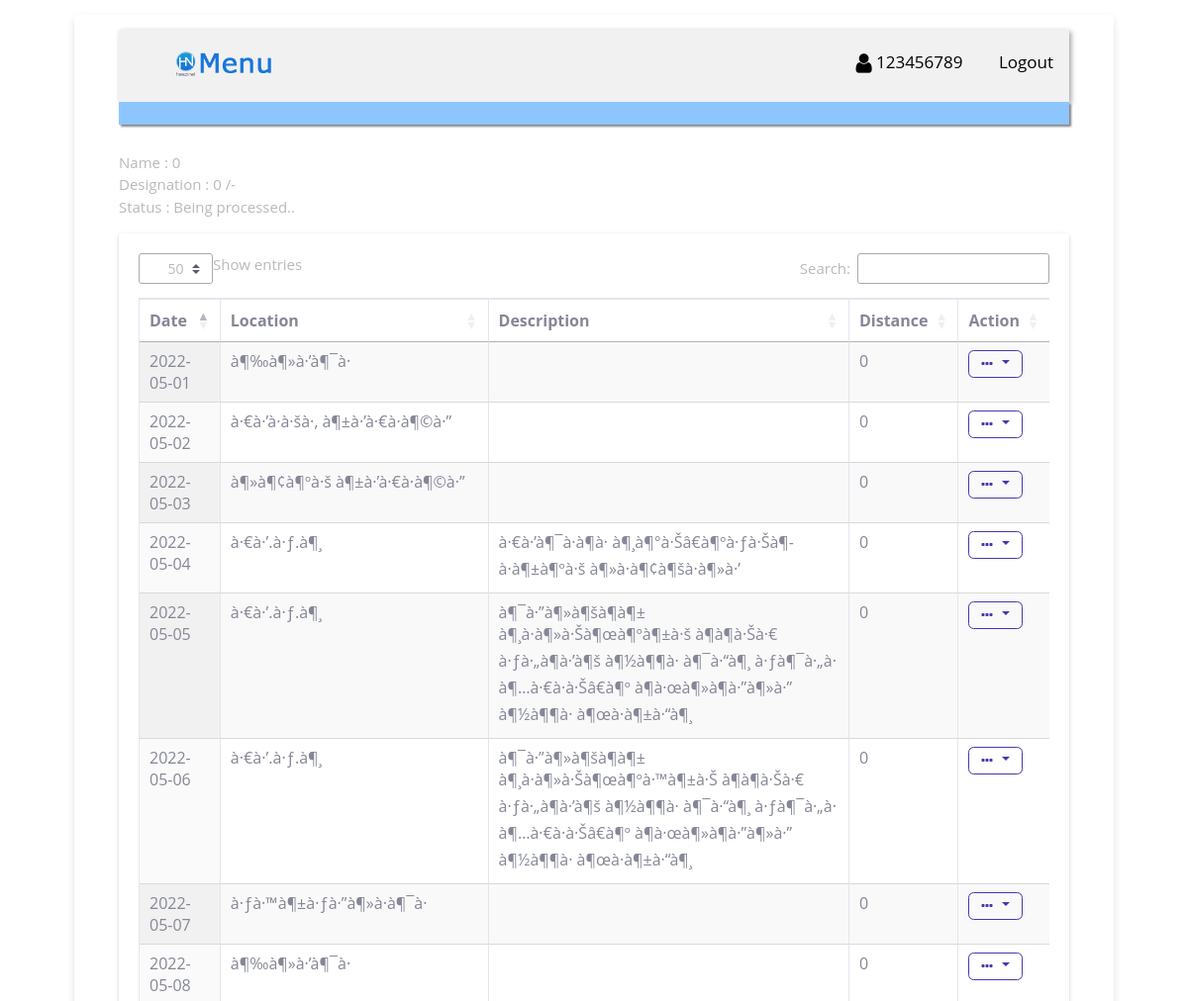
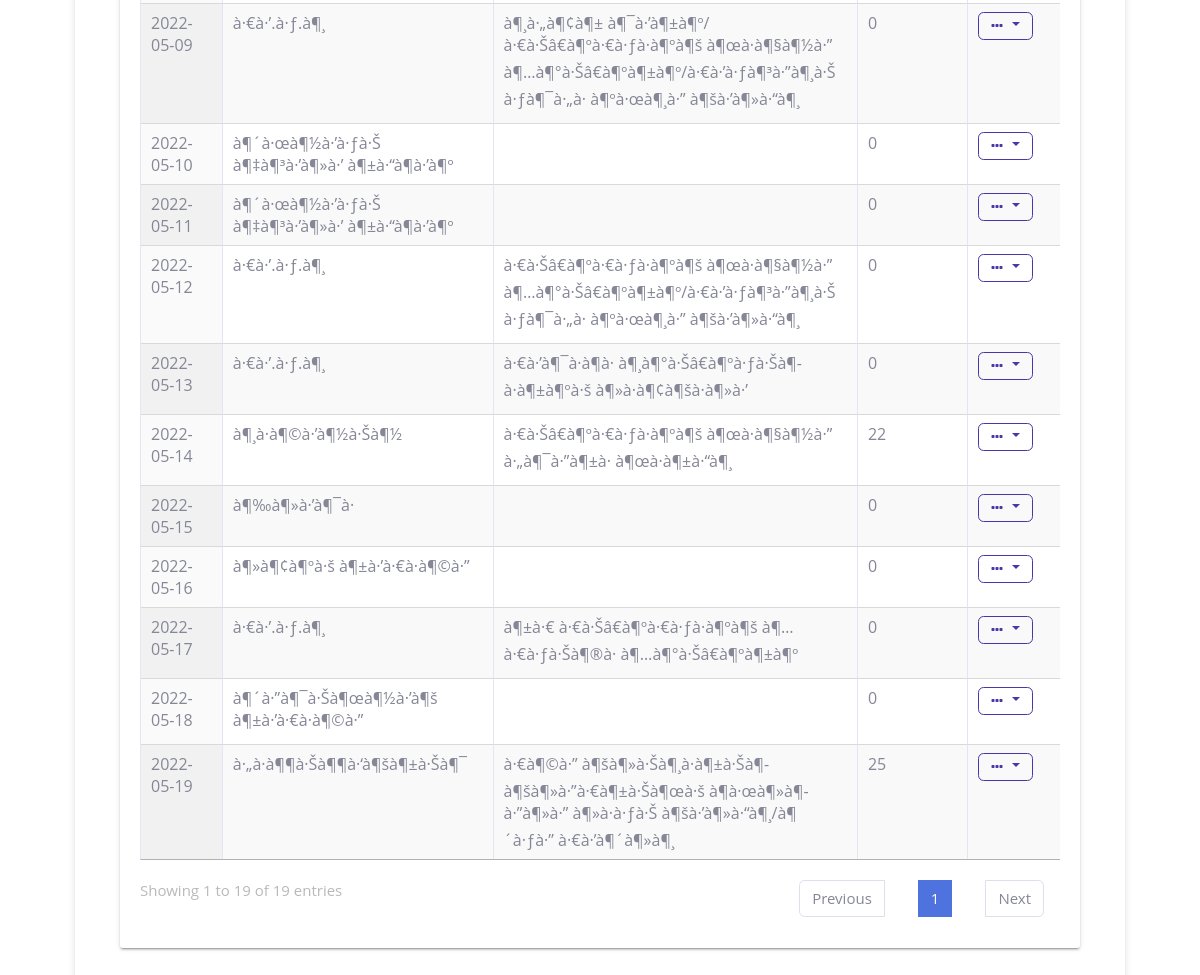
/ap_view.php (signed in), run on the app's committed database (2 pictures, top to bottom).
### tables this page shows
CREATE TABLE `status` (
  `st_id` int(11) NOT NULL,
  `status` varchar(20) NOT NULL
);

CREATE TABLE `ap_task` (
  `tid` int(11) NOT NULL,
  `ap_id` int(11) NOT NULL,
  `date` date NOT NULL,
  `loc` varchar(100) NOT NULL,
  `des` varchar(200) NOT NULL,
  `distance` int(11) NOT NULL
);

### hzdef_/defhome.php (called while the page is built, shortened)
<?php
function user_name($conn,$u_id){
					$sql = "SELECT * FROM profile where u_nic='".$u_id."'";
					$rs=$conn->query($sql);
					if ($rs->num_rows > 0)
							{
								while ($row = $rs->fetch_assoc())
									{ 	$id=$row['u_name_ini']; 	}
							}
					else    { $id=0;}
					return $id;
					}
function user_des($conn,$u_id){
					$sql = "SELECT * FROM profile where u_nic='".$u_id."'";
					$rs=$conn->query($sql);
					if ($rs->num_rows > 0)
							{
								while ($row = $rs->fetch_assoc())
									{ 	$id=$row['u_dec']; 	}
							}
					else    { $id=0;}
					return $id;
					}
function user_remark($conn,$u_id){
					$sql = "SELECT * FROM profile where u_nic='".$u_id."'";
					$rs=$conn->query($sql);
					if ($rs->num_rows > 0)
							{
								while ($row = $rs->fetch_assoc())
									{ 	$id=$row['remark']; 	}
							}
					else    { $id='-';}
					return $id;
					}
function desname_id($conn,$id){
					$sql = "SELECT * FROM designation where dec_id='".$id."'";
					$rs=$conn->query($sql);
					if ($rs->num_rows > 0)
							{
								while ($row = $rs->fetch_assoc())
									{ 	$id=$row['dec_name']; 	}
							}
					else    { $id=0;}
					return $id;
					}
function ap_nic($conn,$id){
					$sql = "SELECT * FROM ap where ap_id='".$id."'";
					$rs=$conn->query($sql);
					if ($rs->num_rows > 0)
							{
								while ($row = $rs->fetch_assoc())
									{ 	$id=$row['nic']; 	}
							}
					else    { $id=0;}
					return $id;
					}
function ap_status($conn,$id){
					$sql = "SELECT * FROM ap where ap_id='".$id."'";
					$rs=$conn->query($sql);
					if ($rs->num_rows > 0)
							{
								while ($row = $rs->fetch_assoc())
									{ 	$id=$row['status']; 	}
							}
					else    { $id=0;}
					return $id;
					}
function status($conn,$id){
					$sql = "SELECT * FROM status where st_id='".$id."'";
					$rs=$conn->query($sql);
					if ($rs->num_rows > 0)
							{
								while ($row = $rs->fetch_assoc())
									{ 	$id=$row['status']; 	}
							}
					else    { $id='Not Available';}
					return $id;
					}
?>

### ap_view.php (the view, shortened to what this page needs)
<?php
    if((!isset($_SESSION['s_cOde'])))
      {
        header("Location: index.php");
        exit();
      }
else{
        include "hzdef_/defhome.php";
        $ap_id=$_REQUEST['ap_id'];
        $nic=ap_nic($conn,$ap_id);
        $status=ap_status($conn,$ap_id);
        $st_name=status($conn,$status);
        $uname=user_name($conn,$nic);
        $des_id=user_des($conn,$nic);
        $remark=(user_remark($conn,$nic)==''?'':'/'.user_remark($conn,$nic));
        $des=desname_id($conn,$des_id);
        include_once('header.php');
}
?>
     <link rel="stylesheet" type="text/css" href="http://ajax.aspnetcdn.com/ajax/jquery.dataTables/1.9.4/css/jquery.dataTables.css">
<div style="padding-bottom: 12px;"></div>
<div class="row">
        <div class="col-xl-12 col-lg-12 col-md-12 col-sm-12 col-12">
          <div class="page-header">
          <p class="pageheader-title"> <?php echo "Name : $uname <BR>Designation : $des $remark<br>Status : $st_name" ?></p>
          </div>
        </div>
      </div>
<div class="column1" >
<div class="tile mb-6" >
<div class="row">
    <div class="col-lg-12" >
        <div class="panel panel-default">
              <div class="panel-body"><div>
            <div class="table-responsive" >
                    <table id="loadData2" class="table table-striped table-bordered table-hover display" >
                        <thead>
                            <tr>
                                <th>Date</th>
                                <th>Location</th>
                                <th>Description</th>
                                <th>Distance</th>
                                <th class="datatable-nosort">Action</th>
                            </tr>
                        </thead>
                    <tbody>
      <?php
        $sql="SELECT * FROM ap_task where ap_id='".$ap_id."' order by date";
        $run_ins = mysqli_query($conn, $sql);
        while ($row_ins=mysqli_fetch_array($run_ins))
        {   $id=$row_ins['tid'];
            $date = $row_ins['date'];
            $loc= $row_ins['loc'];
            $des= $row_ins['des'];
            $distance= $row_ins['distance'];
      ?>
      <tr>
          <td><?php echo  $date; ?> </td>
          <td> <?php echo  $loc; ?> </td>
          <td> <?php echo  $des; ?> </td>
          <td> <?php echo  $distance; ?> </td>
          <td>
          <div class="dropdown">
          <a class="btn btn-outline-primary dropdown-toggle" href="#" role="button" data-toggle="dropdown">
          <i class="fa fa-ellipsis-h"></i></a>
          </div>
                                </td>
                            </tr>
                            <?php  } ?>
                        </tbody>
                    </table>
                </div>
    </div>
  </div>
</div>
</div>
</div>
</div>
</div>
<?php include_once('footer.php') ?>

### header.php (shortened to what this page needs)
<head>
  <?php
    if((!isset($_SESSION['s_cOde'])))
      {
        header("Location: index.html");
        exit();
      }
else{
        $s_cOde=$_SESSION['s_cOde'];
}
?>
<link href="hzstyle/myst.css" type="text/css" rel="stylesheet">
<link rel="stylesheet" type="text/css" href="https://maxcdn.bootstrapcdn.com/font-awesome/4.7.0/css/font-awesome.min.css">
<link rel="stylesheet" type="text/css" href="https://cdn.datatables.net/1.10.20/css/dataTables.bootstrap4.min.css">
<link rel="stylesheet" type="text/css" href="https://cdn.datatables.net/1.10.20/css/jquery.dataTables.min.css">
<link rel="stylesheet" type="text/css" href="https://cdn.datatables.net/buttons/1.6.1/css/buttons.dataTables.min.css">
<link rel="stylesheet" type="text/css" href="https://maxcdn.bootstrapcdn.com/font-awesome/4.7.0/css/font-awesome.min.css">
<link rel="stylesheet" type="text/css" href="css/jquery.steps.css">
<link rel="stylesheet" href="@sweetalert2/themes/dark/dark.css">
<link rel="stylesheet" href="css/profile_style.css">
<link href="https://cdn.jsdelivr.net/npm/select2@4.0.13/dist/css/select2.min.css" rel="stylesheet" />
<link rel="stylesheet" type="text/css" href="css/main.css">
<link rel="stylesheet" type="text/css" href="css/bootstrap.min.css">
<link rel="stylesheet" type="text/css" href="css/validation.css">
<link rel="stylesheet" type="text/css" href="style/myst.css">
  <link rel="stylesheet" type="text/css" href="http://ajax.aspnetcdn.com/ajax/jquery.dataTables/1.9.4/css/jquery.dataTables.css">
</head>
<body>
<div class="container">
<div class="topnav" style="padding: 0;margin: 0;">
  <nav >
      <a  href="menu.php" style="float:left"><img src="images/menu.png" height="30vh" style="padding-left:3vw;padding-right:3vw"></a>
      <a  href="logoff.php"><i class="fa fa-sign-out-alt"></i> Logout</a>
      <a href="user_profile.php"><i class="fa fa-user fa-lg"></i> <?php echo $s_cOde; ?></a>
    </nav>
</div>
<div class="input-group input-group-icon">
            <a  href='#' style="background-color: #8dc6ff;color:#8dc6ff ; width: 100%;box-shadow: 2px 2px 2px gray;"><center>.</center></a>
            </div>

### footer.php (shortened to what this page needs)
  </body>
</html>

### hzstyle/myst.css (style rules this page uses)
* { box-sizing: border-box; }
body { margin:0; font-family: "Lato", sans-serif; }
.topnav { overflow: hidden; background-color: #f1f1f1; box-shadow: 2px 2px 5px #a1a1a1; }
.topnav a { float: right; display: block; color: black; text-align: center; padding: 20px 16px; text-decoration: none; font-size: 17px; border-bottom: 3px solid transparent; }

### style/myst.css (style rules this page uses)
*, *:before, *:after { box-sizing: border-box; }
body { padding: 1em; font-family: "Open Sans", "Helvetica Neue", Helvetica, Arial, sans-serif; font-size: 15px; color: #b9b9b9; background-image: url(../image/bg.jpg); background-repeat: no-repeat; }
.input-group { margin-bottom: 1em; zoom: 1; }
.input-group:before, .input-group:after { content: ""; display: table; }
.input-group:after { clear: both; }
.input-group-icon { position: relative; }
.container { max-width: 38em; padding: 1em 3em 2em 3em; margin: 0em auto; background-color: #fff; border-radius: 4.2px; box-shadow: 0px 3px 10px -2px rgba(0, 0, 0, 0.2); position: relative; }
.row { zoom: 1; }
.row:before, .row:after { content: ""; display: table; }
.row:after { clear: both; }

### ap_view.php (style rules this page uses)
.container { max-width: 70em; padding: 1em 3em 2em 3em; margin: 0em auto; background-color: #fff; border-radius: 4.2px; box-shadow: 0px 3px 10px -2px rgba(0, 0, 0, 0.2); position: relative; }

### data on the page
status: status "Being processed.."
ap_task: date "2022-05-01", loc "à¶‰à¶»à·’à¶¯à·", distance "0"
ap_task: date "2022-05-02", loc "à·€à·’à·à·šà·‚ à¶±à·’à·€à·à¶©à·”", distance "0"
ap_task: date "2022-05-03", loc "à¶»à¶¢à¶ºà·š à¶±à·’à·€à·à¶©à·”", distance "0"
ap_task: date "2022-05-04", loc "à·€à·’.à·ƒ.à¶¸", des "à·€à·’à¶¯à·à¶­à· à¶¸à¶°à·Šâ€à¶ºà·ƒà·Šà¶­à·à¶±à¶ºà·š à¶»à·à¶¢à¶šà·à¶»à·’", distance "0"
ap_task: date "2022-05-05", loc "à·€à·’.à·ƒ.à¶¸", des "à¶¯à·”à¶»à¶šà¶­à¶± à¶¸à·à¶»à·Šà¶œà¶ºà¶±à·š à¶­à¶­à·Šà·€ à·ƒà·„à¶­à·’à¶š à¶½à¶¶à· à¶¯à·“à¶¸ à·ƒà¶¯à·„à· à¶…à·€à·à·Šâ€à¶º à¶­à·œà¶»à¶­à·”à¶»à·” à¶½à¶¶à· à¶œà·à¶±à·“à¶¸", distance "0"
ap_task: date "2022-05-06", loc "à·€à·’.à·ƒ.à¶¸", des "à¶¯à·”à¶»à¶šà¶­à¶± à¶¸à·à¶»à·Šà¶œà¶ºà·™à¶±à·Š à¶­à¶­à·Šà·€ à·ƒà·„à¶­à·’à¶š à¶½à¶¶à· à¶¯à·“à¶¸ à·ƒà¶¯à·„à· à¶…à·€à·à·Šâ€à¶º à¶­à·œà¶»à¶­à·”à¶»à·” à¶½à¶¶à· à¶œà·à¶±à·“à¶¸", distance "0"
ap_task: date "2022-05-07", loc "à·ƒà·™à¶±à·ƒà·”à¶»à·à¶¯à·", distance "0"
ap_task: date "2022-05-08", loc "à¶‰à¶»à·’à¶¯à·", distance "0"
ap_task: date "2022-05-09", loc "à·€à·’.à·ƒ.à¶¸", des "à¶¸à·„à¶¢à¶± à¶¯à·’à¶±à¶º/à·€à·Šâ€à¶ºà·€à·ƒà·à¶ºà¶š à¶œà·à¶§à¶½à·” à¶…à¶°à·Šâ€à¶ºà¶±à¶º/à·€à·’à·ƒà¶³à·”à¶¸à·Š à·ƒà¶¯à·„à· à¶ºà·œà¶¸à·” à¶šà·’à¶»à·“à¶¸", distance "0"
ap_task: date "2022-05-10", loc "à¶´à·œà¶½à·’à·ƒà·Š à¶‡à¶³à·’à¶»à·’ à¶±à·“à¶­à·’à¶º", distance "0"
ap_task: date "2022-05-11", loc "à¶´à·œà¶½à·’à·ƒà·Š à¶‡à¶³à·’à¶»à·’ à¶±à·“à¶­à·’à¶º", distance "0"
ap_task: date "2022-05-12", loc "à·€à·’.à·ƒ.à¶¸", des "à·€à·Šâ€à¶ºà·€à·ƒà·à¶ºà¶š à¶œà·à¶§à¶½à·” à¶…à¶°à·Šâ€à¶ºà¶±à¶º/à·€à·’à·ƒà¶³à·”à¶¸à·Š à·ƒà¶¯à·„à· à¶ºà·œà¶¸à·” à¶šà·’à¶»à·“à¶¸", distance "0"
ap_task: date "2022-05-13", loc "à·€à·’.à·ƒ.à¶¸", des "à·€à·’à¶¯à·à¶­à· à¶¸à¶°à·Šâ€à¶ºà·ƒà·Šà¶­à·à¶±à¶ºà·š à¶»à·à¶¢à¶šà·à¶»à·’", distance "0"
ap_task: date "2022-05-14", loc "à¶¸à·à¶©à·’à¶½à·Šà¶½", des "à·€à·Šâ€à¶ºà·€à·ƒà·à¶ºà¶š à¶œà·à¶§à¶½à·” à·„à¶¯à·”à¶±à· à¶œà·à¶±à·“à¶¸", distance "22"
ap_task: date "2022-05-15", loc "à¶‰à¶»à·’à¶¯à·", distance "0"
ap_task: date "2022-05-16", loc "à¶»à¶¢à¶ºà·š à¶±à·’à·€à·à¶©à·”", distance "0"
ap_task: date "2022-05-17", loc "à·€à·’.à·ƒ.à¶¸", des "à¶±à·€ à·€à·Šâ€à¶ºà·€à·ƒà·à¶ºà¶š à¶…à·€à·ƒà·Šà¶®à· à¶…à¶°à·Šâ€à¶ºà¶±à¶º", distance "0"
ap_task: date "2022-05-18", loc "à¶´à·”à¶¯à·Šà¶œà¶½à·’à¶š à¶±à·’à·€à·à¶©à·”", distance "0"
ap_task: date "2022-05-19", loc "à·„à·à¶¶à·Šà¶¶à·‘à¶šà¶±à·Šà¶¯", des "à·€à¶©à·” à¶šà¶»à·Šà¶¸à·à¶±à·Šà¶­ à¶šà¶»à·”à·€à¶±à·Šà¶œà·š à¶­à·œà¶»à¶­à·”à¶»à·” à¶»à·à·ƒà·Š à¶šà·’à¶»à·“à¶¸/à¶´à·ƒà·” à·€à·’à¶´à¶»à¶¸", distance "25"

### other printed values
$s_cOde "123456789"
$uname "0"
$des "0"
$remark "/-"
